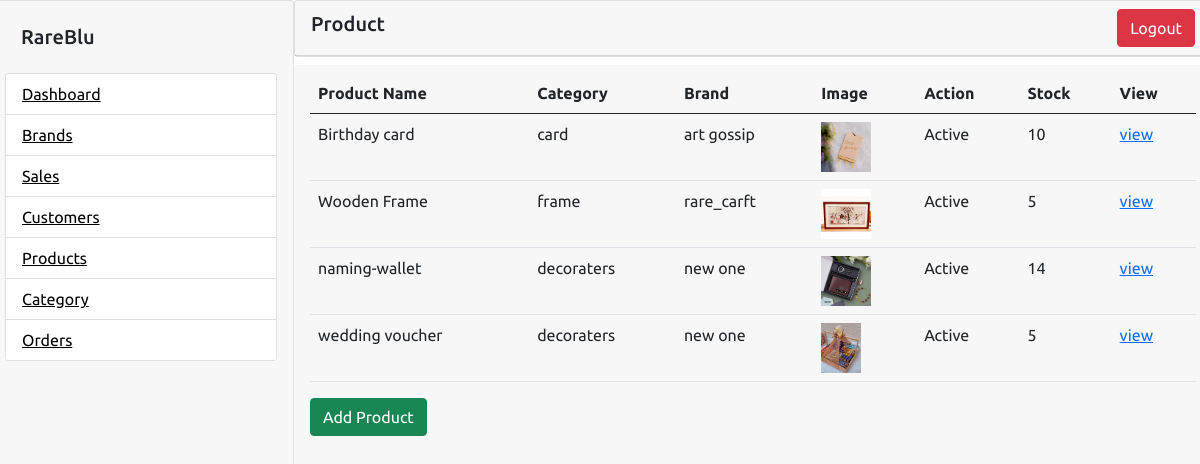
/admin_product, run on the app's committed database.
### admin_side/models.py (models this page shows, shortened)
class Product(models.Model):
    Product_Name = models.CharField(max_length=100, default='DefaultProductName')
    Brand=models.ForeignKey(Brand, on_delete=models.CASCADE)
    Category=models.ForeignKey(Category, on_delete=models.CASCADE)
    price = models.IntegerField(default=0)
    Stock = models.IntegerField(default=0)
    Description = models.CharField(max_length=100, default='Default Description')
    img1 = models.ImageField(upload_to='product')
    img2 = models.ImageField(upload_to='product')
    img3 = models.ImageField(upload_to='product')
    img4 = models.ImageField(upload_to='product')
    active = models.BooleanField(default=True)

class Category(models.Model):
    name=models.CharField(max_length=50)
    active = models.BooleanField(default=True)

class Brand(models.Model):
    name=models.CharField(max_length=50)
    active = models.BooleanField(default=True)

### admin_side/views.py (the view)
# urls.py: path('admin_product',views.admin_product,name='admin_product'),
def admin_product(request):
    Products=Product.objects.all()
    return render(request,'admin/admin_product.html',{'Products':Products,'title':'Product'})

### Templates/admin/admin_product.html
{% extends 'admin/admin.html' %}
{% block main %}
<table class="table">
    <thead>
        <tr>
            <th>Product Name</th>
            <th>Category</th>
            <th>Brand</th>
            <th>Image</th>
            <th>Action</th>
            <th>Stock</th>
            <th>View</th>
        </tr>
    </thead>
    <tbody>
        {% for product in Products %}
        <tr>
            <td>{{product.Product_Name}}</td>
            <td>{{product.Category.name}}</td>
            <td>{{product.Brand.name}}</td>
            <td>
                {% if product.img1 %}
                <img src="{{ product.img1.url }}" alt="{{ product.Product_Name }} Image" style="width: auto; height: 50px; ">
                {% else %}
                <img src='' alt="{{ product.Product_Name }} Image" style="width: auto; height: 50px; ">
                {% endif %}
            </td>
            <td>{% if product.active %}
                <p>Active</p>
                {% else %}
                <p>Block</p>
                {% endif%}
            </td>
            <td>
                {{product.Stock}}
            </td>
            <td>
                 <a href="{% url 'admin_productview' product.id %}" >view </a>
            </td>
        </tr>
        {% endfor %}
    </tbody>
</table>
<p><a href="{% url 'admin_addproduct' %}"class=" btn btn-success">Add Product</a></p>
{% endblock main%}

### static/admin_dashboard.css (style rules this page uses)
* { font-family: "Ubuntu", sans-serif; margin: 0; padding: 0; box-sizing: border-box; }
:root { --blue: #2a2185; --white: #fff; --gray: #f5f5f5; --black1: #222; --black2: #999; }
body { min-height: 100vh; overflow-x: hidden; }

### data on the page
Product: Product_Name "Birthday card", Category.name "card", Brand.name "art gossip", img1 (picture), active "Active", Stock "10"
Product: Product_Name "Wooden Frame", Category.name "frame", Brand.name "rare_carft", img1 (picture), active "Active", Stock "5"
Product: Product_Name "naming-wallet", Category.name "decoraters", Brand.name "new one", img1 (picture), active "Active", Stock "14"
Product: Product_Name "wedding voucher", Category.name "decoraters", Brand.name "new one", img1 (picture), active "Active", Stock "5"

### other printed values
{{ title }} "Product"
